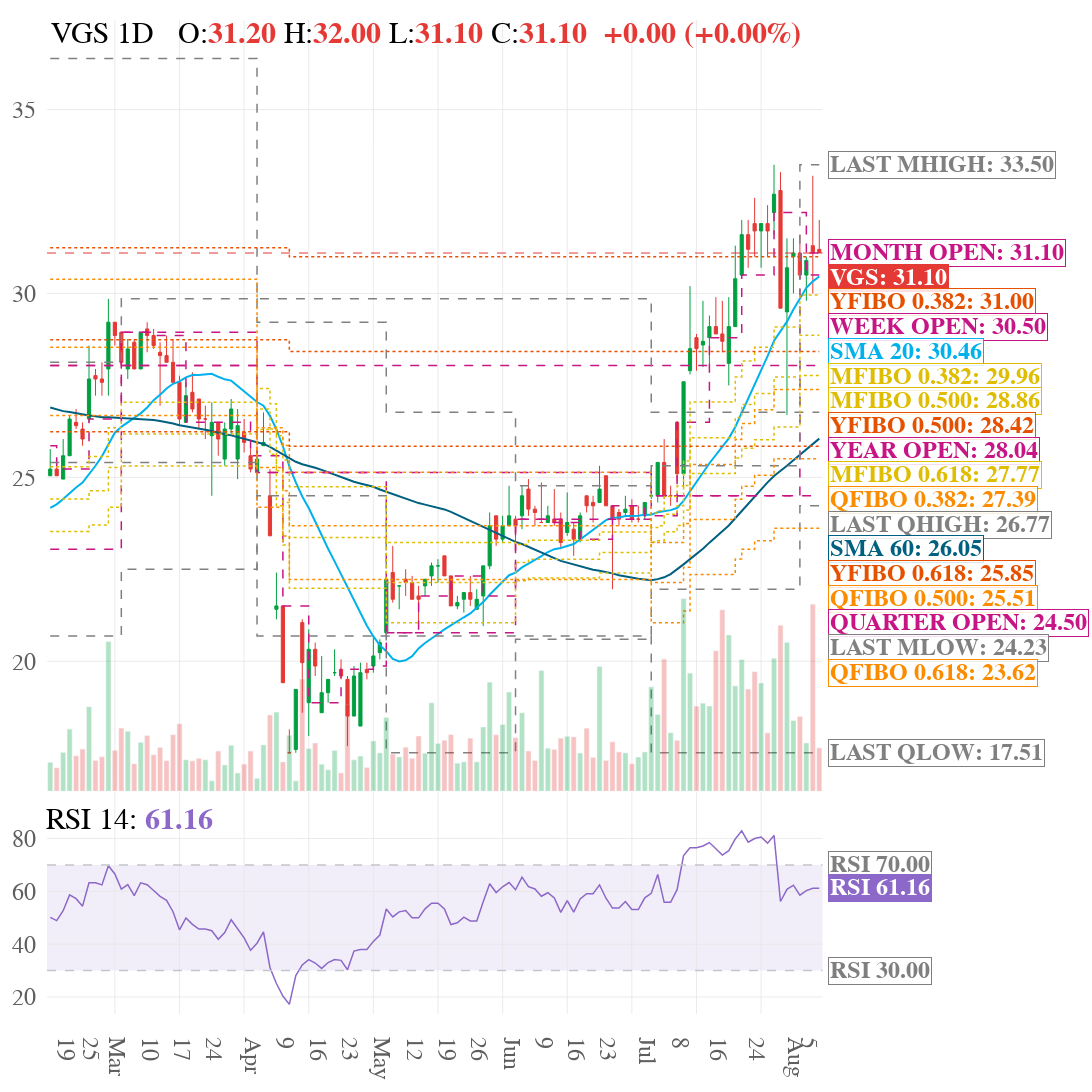

Source (notebook cell):
### Code cell
stock_name = 'VGS'

today_stock_df = get_mongo_collection(stock_db, "today_stock", find_query={"ticker": stock_name}, projection=projection)
history_stock_df = get_mongo_collection(stock_db, "history_stock", find_query={"ticker": stock_name}, projection=projection)
full_stock_ta_df = pd.concat([today_stock_df, history_stock_df], axis=0, ignore_index=True).iloc[:120]
image_name = f'TA_{stock_name}.png'

line_name_dict = {
    'SMA_20': 'SMA 20',
    'SMA_60': 'SMA 60',
    'week_open': 'WEEK OPEN',
    'month_open': 'MONTH OPEN',
    'quarter_open': 'QUARTER OPEN',
    'year_open': 'YEAR OPEN',
    'month_prev_high': 'LAST MHIGH',
    'month_prev_low': 'LAST MLOW',
    'quarter_prev_high': 'LAST QHIGH',
    'quarter_prev_low': 'LAST QLOW',
    'MFIBO_0382': 'MFIBO 0.382',
    'MFIBO_0500': 'MFIBO 0.500',
    'MFIBO_0618': 'MFIBO 0.618',
    'QFIBO_0382': 'QFIBO 0.382',
    'QFIBO_0500': 'QFIBO 0.500',
    'QFIBO_0618': 'QFIBO 0.618',
	'YFIBO_0382': 'YFIBO 0.382',
    'YFIBO_0500': 'YFIBO 0.500',
    'YFIBO_0618': 'YFIBO 0.618'
}

chart_config = create_chart_config(
	title_font_size=30,
	axis_font_size=24,
	tag_font_size=24,
	price_tag_font_size=24,
    min_spacing_ratio = 0.042,
	margin=dict(l=20, r=220, t=20, b=20, pad=10)
)

max_attempts = 5
for attempt in range(max_attempts):
    try:
        fig, fig_images = create_financial_chart(
            full_stock_ta_df.sort_values('date'), # DataFrame của bạn
            width=1400,
            height=1200,
            line_name_dict=line_name_dict,
            line_columns=list(line_name_dict.keys()),
            chart_config=chart_config,
            symbol_name=stock_name,
            path='../output',
            image_name = image_name
        )
        break
    except Exception as e:
        if attempt == max_attempts - 1:
            raise e
full_stock_ta_df.iloc[:60].to_csv(f'../output/{stock_name}.csv', index=False, sep='|', lineterminator='\n')
fig.show()
